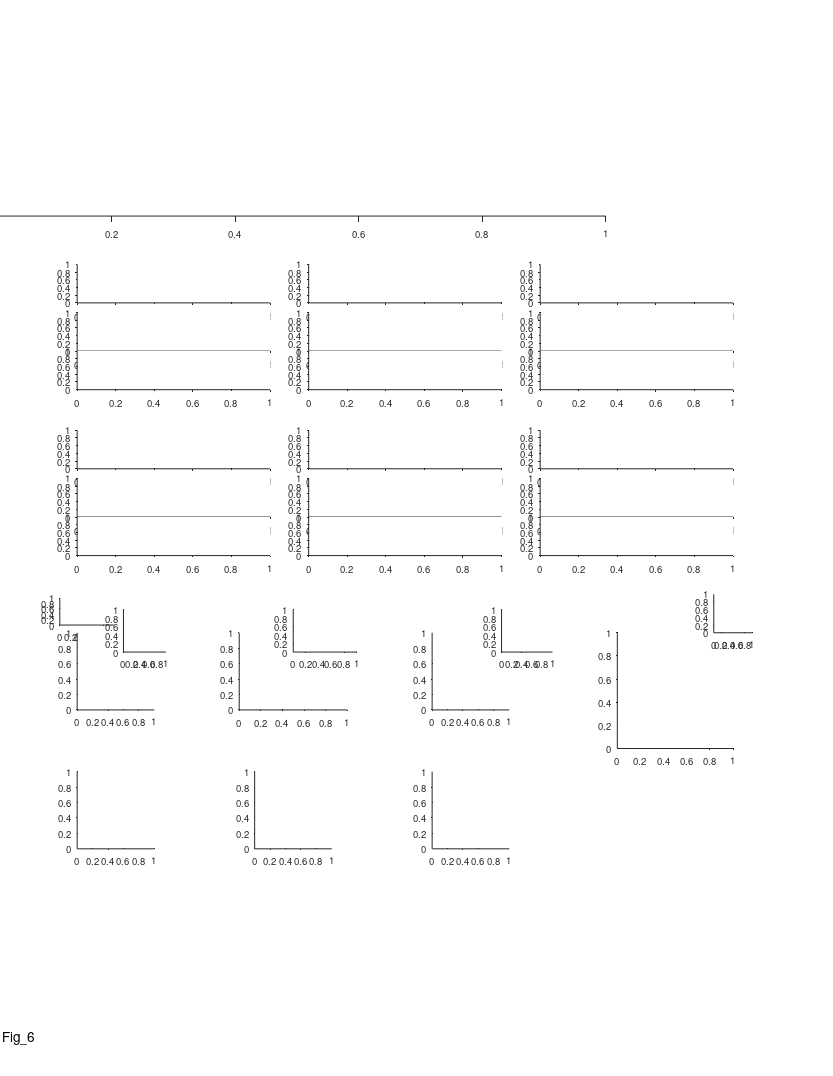

This chart was generated by the following MATLAB code: (Note: this script raises an error after producing the figure.)
%% Large Scale - fig 6 - Lab born vs Wild bats
%%
clear 
clc

%% plotting options
field_speed_opt = 1;
% corr_type = 'pearson';
corr_type = 'spearman';
match_TT_pos = false;

% examples_option = 5; %1:5
hist_normalization_option = 'probability'; %count
hist_Yscale_option = 'log';

color_Lab = [0    0.75    0];%[0.4940    0.1840    0.5560];
color_Wild = [0.3 0.25 0.2];%color_wild = [0.65 0.6 0.65];
color_wild_text = [0.45 0.4 0.45];
Lab_alpha = 0.35;
Wild_alpha = 0.6;

%% add data folders to path
addpath('L:\processed_data_structs');

%% define output files
res_dir =  'L:\paper_figures';
mkdir(res_dir)
fig_name_str = 'Fig_6';
fig_caption_str = ' ';
log_name_str = [fig_name_str '_log_file' '.txt'];
log_name_str = strrep(log_name_str , ':', '-');
log_name_str = strrep(log_name_str , ' ', '_');
log_name_out = fullfile(res_dir, log_name_str);

%% open log file
diary off
diary(log_name_out)
diary on
disp('Log file');
disp(['created: ', datestr(clock)]);
disp('======================================================');
disp([fig_name_str ':' fig_caption_str]);   
disp('======================================================');
disp('');


%% create figure
% figure_size_cm = [21.0 29.7]; % ~A4
figure_size_cm = [21.6 27.9]; % ~US letter
figure ;
% Some WYSIWYG options:
set(gcf,'DefaultAxesFontSize',7);
set(gcf,'DefaultAxesFontName','helvetica');
set(gcf,'DefaultAxesUnits','centimeters');
set(gcf,'PaperType','usletter')
% set(gcf,'PaperType','<custom>');
set(gcf,'PaperUnits','centimeters','PaperPosition',[0 0 figure_size_cm]);
set(gcf,'PaperOrientation','portrait');
set(gcf,'Units','centimeters','Position',get(gcf,'paperPosition')+[0 0 0 0]); % position on screen...
set(gcf, 'Renderer', 'painters');
set(groot, 'defaultAxesTickDir', 'out');
set(groot,  'defaultAxesTickDirMode', 'manual');
annotation('textbox', [0.5 1 0 0], 'String',fig_name_str, 'HorizontalAlignment','center','Interpreter','none', 'FitBoxToText','on');

pause(0.2); % workaround to solve matlab automatically changing the axes positions...

% create panels

% panel_A    = axes('position', [ 1.5  22.3  12  2]); %before comments from the authors
panel_A    = axes('position', [ -0.3  22.3  16  2.3]); 

panel_B_size_raster = [5 1];
panel_B_size_FR_map = [5 1];
panel_B_pos = [2 13.5];
panel_B = [];
for ii=1:3
    for jj=1:2
        offset_x = (ii-1)*6;
        offset_y = (jj-1)*4.3;
        offset = panel_B_pos + [offset_x offset_y];
        panel_B(ii,jj,1) = axes('position', [offset+[0 2.25] panel_B_size_FR_map]);
        panel_B(ii,jj,2) = axes('position', [offset+[0 1   ] panel_B_size_raster]);
        panel_B(ii,jj,3) = axes('position', [offset+[0 0   ] panel_B_size_raster]);
    end
end
% panel_A = permute(panel_A,[2 1 3]);
panel_B = panel_B(:,2:-1:1,:);
panel_B = reshape(panel_B,[6 3]);

lab_wild_legend = axes('position', [1.55 11.7 1.4 0.7]);

panels_size = [2 2];
panel_C    = axes('position', [ 2    9.5  panels_size           ]);
panel_D    = axes('position', [ 6.2  9.5  panels_size.*[1.4 1]  ]);
panel_E    = axes('position', [ 11.2    9.5  panels_size           ]);
panel_F = axes('position', [ 2.0  5.9 panels_size          ]);
panel_G = axes('position', [ 6.6  5.9 panels_size          ]);
panel_H = axes('position', [ 11.2  5.9 panels_size          ]);
panel_I = axes('position', [ 16  8.5  3  3 ]);
panel_I_legend = axes('position', [18.5 11.5 1 1]);
% panel_I_legend = axes('position', [19.4 10.5 1 1]);
% panel_I = axes('position', [ 1.6  2.5   panels_size.*[1.4 1]          ]);
% panel_J = axes('position', [ 6.25  2.5   panels_size.*[1.4 1]          ]);
% panel_K = axes('position', [ 10.8  2.5  panels_size.*[1.4 1]          ]);

inset_size = [1.1 1.1];
panel_C_inset    = axes('position', [ 3.2    11  inset_size           ]);
panel_D_inset    = axes('position', [ 7.6    11  inset_size.*[1.5 1]  ]);
panel_E_inset    = axes('position', [ 13   11  inset_size.*[1.2 1]           ]);

%%
prm = PARAMS_GetAll();

%% Block Diagram

% Block_diagram_filename = 'Block_diagram_revised_lioraVersion.PNG';
Block_diagram_filename = 'L:\resources\Block_diagram_revised_lioraVersion.PNG';
axes(panel_A);
image = imread(Block_diagram_filename);
imshow(image(:,:,1:3));
text(-0.035,0.9, 'A', 'Units','normalized','FontWeight','bold');


%% load population data - directly from the "per-cell" structs
% prm = PARAMS_GetAll();
% cells_t = DS_get_cells_summary();
% bats = [9845, 102, 194];
% cells_t(~ismember(cells_t.bat, bats ),:) = [];
% cells_t([cells_t.remove]==1,:) = [];%cells chosen to remove because of repititions between days
% cells = cellfun(@(c)(cell_load_data(c,'details')), cells_t.cell_ID, 'UniformOutput',0);
% cells = [cells{:}];
% cells = [cells.details];
% cells(~contains({cells.brain_area}, 'CA1')) = [];
% cells(~ismember([cells.ClusterQuality], [2])) = [];
% % remove cells based on FR:
% cells = cellfun(@(c)(cell_load_data(c,'details','meanFR')), {cells.cell_ID}, 'UniformOutput',0);
% cells = [cells{:}];
% cells_details = [cells.details];
% cells_ID = {cells_details.cell_ID};
% meanFR = [cells.meanFR];
% cells_ID([meanFR.all]>prm.inclusion.interneuron_FR_thr)=[];
% % remove non-signif cells:
% cells = cellfun(@(c)(cell_load_data(c,'details','signif')), cells_ID, 'UniformOutput',0);
% cells = [cells{:}];
% signif = cat(1,cells.signif);
% signif = arrayfun(@(x)(x.TF), signif);
% signif = any(signif,2);
% cells_ID(~signif) = [];
% 
% clear cells stats cells_details cells_t
% cells = cellfun(@(c)(cell_load_data(c,'details','stats','meanFR','inclusion','signif','fields','FR_map','FE')), cells_ID, 'UniformOutput',0);
% cells = [cells{:}];
% save('Cells_lab.mat','cells');

%% load the data - from the total pre-compiled big struct for all cells
cells_lab = load('cells_lab.mat');
cells_lab = cells_lab.cells;
cells_lab_IDs = arrayfun(@(x)(x.cell_ID), cat(1,cells_lab.details), 'UniformOutput', false);

cells_details = load('cells_details_updated_TT_pos.mat');
cells_details = cells_details.cells;
cells = load('cells_bat_200m.mat');
cells = cells.cells;
for ii_cell = 1:length(cells)
    cells(ii_cell).details = cells_details(ii_cell).details; %updated TT pos
end
cells_wild = cells;

if match_TT_pos
    % remove cells based on TT position:
    details_lab = cat(1,cells_lab.details);
    details_wild = cat(1,cells_wild.details);
    TT_pos_proximodistal_prc_lab = arrayfun(@(x)(x.TT_pos_proximodistal_prc), details_lab);
    TT_pos_proximodistal_prc_wild = arrayfun(@(x)(x.TT_pos_proximodistal_prc), details_wild);
    
    max_lab = prctile(TT_pos_proximodistal_prc_lab,98);
    min_lab = prctile(TT_pos_proximodistal_prc_lab,2);
    max_wild = prctile(TT_pos_proximodistal_prc_wild,98);
    min_wild = prctile(TT_pos_proximodistal_prc_wild,2);
    
    TT_desired_pos = [max(min_wild,min_lab),min(max_wild,max_lab)];
    
    IX_desired_pos_lab = and(TT_pos_proximodistal_prc_lab>=TT_desired_pos(1), ...
        TT_pos_proximodistal_prc_lab<=TT_desired_pos(2));
%     cells_ID(~IX_desired_pos_lab) = [];
%     cells = cellfun(@(c)(cell_load_data(c,'details','stats','meanFR','stats','inclusion','signif','fields','FR_map','FE')), cells_ID, 'UniformOutput',0);
%     cells_lab = [cells{:}];
    cells_lab(~IX_desired_pos_lab) = [];

    IX_desired_pos_wild = and(TT_pos_proximodistal_prc_wild>=TT_desired_pos(1), ...
        TT_pos_proximodistal_prc_wild<=TT_desired_pos(2));
    cells_wild(~IX_desired_pos_wild) = [];
end

%% FR map + rasters - 6 examples
cell_examples = {
            'b0194_d180516_TT4_SS04';
            'b0194_d180508_TT1_SS01';
            'b0194_d180611_TT4_SS01';
            'b0194_d180513_TT2_SS02';
            'b0102_d171012_TT4_SS01';
            'b0194_d180612_TT4_SS02'};

if 1
for ii_cell = 1:length(cell_examples)
    %%
    example_IX = find(strcmp(cells_lab_IDs,cell_examples{ii_cell}));
    cell = cells_lab(example_IX);
    
%     cell_ID = cell_examples{ii_cell};
%     cell = cell_load_data(cell_ID,'details','FR_map','fields','stats','FE');
    c = prm.graphics.colors.flight_directions;
    
    % map+fields
    axes(panel_B(ii_cell, 1));
    cla
    hold on
    maps=[cell.FR_map.all];
    x = maps(1).bin_centers;
    y = cat(1,maps.PSTH);
    m = round(max(y(:)));
    ylimits = [0 m+1];
    % low-speed area
    area_lowerval = ylimits(1) - 0.23*range(ylimits);
    area_upperval = ylimits(1) - 1e-2*range(ylimits);
    area([4 cell.stats.all.valid_speed_pos(1)]    , repelem(area_upperval,2), area_lowerval, 'FaceColor',0.7*[1 1 1],'EdgeColor','none','ShowBaseLine','off','Clipping','off');
    area([cell.stats.all.valid_speed_pos(2) 194], repelem(area_upperval,2), area_lowerval, 'FaceColor',0.7*[1 1 1],'EdgeColor','none','ShowBaseLine','off','Clipping','off');
    h=plot(x,y);
    [h.Color] = disperse(c);
    box off
    h=gca;
    h.TickDir = 'out';
    h.XTick = [];
    h.YTick = [0 m];
    h.YLim = ylimits;
    h.XLim = [0 200];
    
    % fields
    dir_offsets = [-0.1 -0.17]+0.015;
    for ii_dir=1:2
        fields = cell.fields{ii_dir};
        if isfield(fields,'in_low_speed_area')
            fields([fields.in_low_speed_area])=[];
        end
        for ii_field = 1:length(fields)
            
            [xaf,yaf] = ds2nfu(fields(ii_field).edges_prc, repelem(dir_offsets(ii_dir)*range(h.YLim),2));
            annotation('line',xaf,yaf,'Linewidth', 2, 'Color', c{ii_dir});
        end
    end
    
    
    % cell details
    cell_num_str_pos_x   = [0.50 0.50 0.50 0.50 0.50 0.50];
    cell_num_str_pos_y   = [1.05 1.05 1.05 1.05 1.05 1.05];
    cell_stats_str_pos_x = [0.95 0.95 0.95 0.97 0.95 0.95];
    cell_stats_str_pos_y = [1.2 1.05 1.07 1.15  1.06 1.05]+0.05;
%     h = text(cell_num_str_pos_x(ii_cell), cell_num_str_pos_y(ii_cell), cell_ID,...
%         'Units','normalized','HorizontalAlignment','center','VerticalAlignment','bottom','FontSize',8);
%     h.Interpreter='none';
    text(cell_num_str_pos_x(ii_cell), cell_num_str_pos_y(ii_cell), "Cell "+ ii_cell,...
        'Units','normalized','HorizontalAlignment','center','VerticalAlignment','bottom','FontSize',8);
    switch ii_cell
        case {1,2,3,4,5,6,7,8}
            cell_stats_str = {  sprintf('max=%.1fm', cell.stats.all.field_largest);...
                                sprintf('min=%.1fm', cell.stats.all.field_smallest);...
                                sprintf('ratio=%.1f', cell.stats.all.field_ratio_LS);...
%                                 sprintf('Iso dis=%.1f', cell.stats.all.IsoDist);...
                             };
            text(cell_stats_str_pos_x(ii_cell), cell_stats_str_pos_y(ii_cell)-0*0.23, cell_stats_str{1},...
                'Units','normalized','HorizontalAlignment','center','VerticalAlignment','Top','FontSize',6);
            text(cell_stats_str_pos_x(ii_cell), cell_stats_str_pos_y(ii_cell)-1*0.23, cell_stats_str{2},...
                'Units','normalized','HorizontalAlignment','center','VerticalAlignment','Top','FontSize',6);
            text(cell_stats_str_pos_x(ii_cell), cell_stats_str_pos_y(ii_cell)-2*0.23, cell_stats_str{3},...
                'Units','normalized','HorizontalAlignment','center','VerticalAlignment','Top','FontSize',6);
%             text(cell_stats_str_pos_x(ii_cell), cell_stats_str_pos_y(ii_cell)-3*0.23, cell_stats_str{4},...
%                 'Units','normalized','HorizontalAlignment','center','VerticalAlignment','Top','FontSize',6);
        case 9
            cell_stats_str = {  sprintf('single field=%.1fm', cell.fields{1}.width_prc) };
            text(cell_stats_str_pos_x(ii_cell), cell_stats_str_pos_y(ii_cell)-0*0.23, cell_stats_str{1},...
                'Units','normalized','HorizontalAlignment','center','VerticalAlignment','Top','FontSize',6);
    end
    
    % rasters
    FEs = [cell.FE];
    for ii_dir=1:2
        axes(panel_B(ii_cell, ii_dir+1));
        cla
        FE = FEs{ii_dir};
        x = [FE.spikes_pos];
        [FE.number2] = disperse(1:length(FE));
        y = arrayfun(@(FE)(FE.number2*ones(1,FE.num_spikes)),FE,'UniformOutput',0);
        y = [y{:}];
        plot(x,y,'.','Color',c{ii_dir},'MarkerSize',0.05);
        box off
        h=gca;
        m = length(FE);
        h.YTick = [1 m];
        h.XLim = [0 200];
        h.YLim = [0 m+1];
        switch ii_dir
            case 1
                h.XTick = [];
                h.YTickLabel = {'',num2str(m)};
            case 2
                h.XTick = 0:50:200;
                h.XRuler.TickLabelGapOffset = -2;
                h.YTickLabel = {'1',num2str(m)};
                h.TickDir = 'out';
        end
    end
    % fields num (here to be above the 
    for ii_dir=1:2
        fields = cell.fields{ii_dir};
        if isfield(fields,'in_low_speed_area')
            fields([fields.in_low_speed_area])=[];
        end
        dir_offsets =2.05+[0.18 0];
        text(1.05, dir_offsets(ii_dir), num2str(length(fields)), 'Units','normalized', 'Color', c{ii_dir},...
            'HorizontalAlignment','right', 'VerticalAlignment','middle','FontSize',6);
    end
end

%% add x/y labels for specific panels
for ii = [4 5 6]
    axes(panel_B(ii, 3));
    xlabel('Position (m)', 'Units','normalized','Position',[0.5 -0.35]);
end
for ii = [1 4]
    axes(panel_B(ii, 3));
%     ylabel('Time (min)',   'Units','normalized','Position',[-0.1 1]);
    ylabel('Flight no.',   'Units','normalized','Position',[-0.1 1]);
    axes(panel_B(ii, 1));
    ylabel({'Firing rate';'(Hz)'},   'Units','normalized','Position',[-0.07 0.42]);
end
axes(panel_B(1, 1));
text(-0.25,1.6, 'B', 'Units','normalized','FontWeight','bold');


%% add direction arrows
arrow_x = 0.1 +[0 0.05];
arrow_y = repelem(0.815,2);
clear h
h(1)=annotation('arrow',arrow_x,      arrow_y+0.008,  'Color', prm.graphics.colors.flight_directions{1});
h(2)=annotation('arrow',flip(arrow_x),arrow_y      ,  'Color', prm.graphics.colors.flight_directions{2});
[h.HeadWidth] = disperse([5 5]);
[h.HeadLength] = disperse([5 5]);

end







% % % % % % % % % % % % % % % % % % % % % % % % % % % % % % % % % % % % % % 

%% legend:
axes(lab_wild_legend);
cla
box off
hax = gca;
h_app = annotation('rectangle',[0 0.3 0.25 0.25],'color', 'k', 'FaceColor',color_Lab, 'FaceAlpha',Lab_alpha, 'LineWidth', 0.01);
h_app.Parent = hax;
h_dis = annotation('rectangle',[0 0.7 0.25 0.25],'color','k', 'FaceColor',0.5*[1 1 1], 'LineWidth', 0.01);
h_dis.Parent = hax;
text(0.32,0.45,'Lab', 'HorizontalAlignment','left','FontSize',7);
text(0.32,0.85,'Wild', 'HorizontalAlignment','left','FontSize',7);
hax.Visible = 'off';

%% panel C - field count histogram
axes(panel_C);
cla
hold on
text(-0.6,1.25, 'C', 'Units','normalized','FontWeight','bold');
nFields_lab = nan(2,length(cells_lab));
for ii_dir = 1:2
    for ii_cell = 1:length(cells_lab)
        cell = cells_lab(ii_cell);
        % check signif per direction
        if ~cell.signif(ii_dir).TF
            continue;
        end
        nFields_lab(ii_dir,ii_cell) = cell.stats.dir(ii_dir).field_num;
    end
end
nFields_lab = nFields_lab(:);
nFields_lab(isnan(nFields_lab)) = [];

nFields_wild = nan(2,length(cells_wild));
for ii_dir = 1:2
    for ii_cell = 1:length(cells_wild)
        cell = cells_wild(ii_cell);
        % check signif per direction
        if ~cell.signif(ii_dir).TF
            continue;
        end
        nFields_wild(ii_dir,ii_cell) = cell.stats.dir(ii_dir).field_num;
    end
end
nFields_wild = nFields_wild(:);
nFields_wild(isnan(nFields_wild)) = [];

h = histogram(nFields_wild(:));
h.FaceColor = 0.5*[1 1 1];
h.BinEdges = 0.5+[0:20];
h.Data(h.Data > h.BinLimits(2)) = h.BinLimits(2);
h.Normalization = hist_normalization_option;

h = histogram(nFields_lab(:));
h.FaceColor = color_Lab;
h.FaceAlpha = Lab_alpha;
h.BinEdges = 0.5+[0:20];
h.Normalization = hist_normalization_option;
h.Data(h.Data > h.BinLimits(2)) = h.BinLimits(2);
xlabel({'No. of fields per direction'},'Units','normalized','Position',[0.5 -0.18]);
ha = gca;
ha.YScale = hist_Yscale_option;
ha.XLim = [0 h.BinLimits(2)];
ha.XTick = [0:10:30];
% % ha.XLim = [0 35];
% % ha.YLim = [0 40];
% % ha.XTick = [0:5:35];
% % ha.YTick = [0 40];
ha.TickDir='out';
ha.TickLength = [0.03 0.03];
switch hist_normalization_option
    case 'count'
        ylim([0.7e0 1.4e2])
        ha.YTick = [1 10 100];
        ha.YTickLabel = {'10 ^0';'10 ^1';'10 ^2'};
        ylabel('No. of cells', 'Units','normalized','Position',[-0.28 0.5])
    case 'probability'
        if strcmp(hist_Yscale_option,'log')
            ylim([0.001 0.5])
            ha.YTick = [0.01 0.1];
            ha.YTickLabel = {'10^{-2}';'10^{-1}'};
        else
            ylim([0 0.2])
            ha.YTick = [0 0.2];
        end
        ylabel('Fraction of cells', 'Units','normalized','Position',[-0.33 0.5])
end
ha.XRuler.TickLabelGapMultiplier = -0.3;
ha.YRuler.TickLabelGapMultiplier = 0.001;

%% panel C Inset
axes(panel_C_inset);
cla
hold on
h = histogram(nFields_wild(:));
h.FaceColor = 0.5*[1 1 1];
h.BinEdges = 0.5+[0:20];
h.Data(h.Data > h.BinLimits(2)) = h.BinLimits(2);
h.Normalization = hist_normalization_option;

h = histogram(nFields_lab(:));
h.FaceColor = color_Lab;
h.FaceAlpha = Lab_alpha;
h.BinEdges = 0.5+[0:20];
h.Normalization = hist_normalization_option;
h.Data(h.Data > h.BinLimits(2)) = h.BinLimits(2);
ha = gca;
ha.YScale = 'Linear';
ha.XLim = [0 h.BinLimits(2)];
ha.XTick = [0 10 20];
ha.TickDir='out';
ha.TickLength = [0.03 0.03];
ylim([0 0.2])
ha.YTick = [0 0.1 0.2];
ha.XRuler.TickLabelGapMultiplier = -0.3;
ha.YRuler.TickLabelGapMultiplier = 0.001;

%% panel F - field count bars
axes(panel_F);
cla
hold on
text(-0.6,1.15, 'F', 'Units','normalized','FontWeight','bold');

% [~,P_KS] = kstest2(nFields_lab(:), nFields_wild(:));
% text(1.5,0.8, sprintf('P_{KS} = %.02f',P_KS),'Units','normalized','FontSize',7,'HorizontalAlignment','right');
% [~,P_ttest] = ttest2(nFields_lab(:), nFields_wild(:));
[P_wilcoxon,~,wilcoxon_stats] = ranksum(nFields_lab(:), nFields_wild(:));

nFields_lab_noNans = nFields_lab(:); nFields_lab_noNans(isnan(nFields_lab_noNans)) = [];
nFields_wild_noNans = nFields_wild(:); nFields_wild_noNans(isnan(nFields_wild_noNans)) = [];
% text(1,0.8, sprintf('N = %d',length(nFields_lab_noNans)),'Units','normalized','FontSize',7,'HorizontalAlignment','right','color',color_Lab);
% text(1,0.7, sprintf('N = %d',length(nFields_wild_noNans)),'Units','normalized','FontSize',7,'HorizontalAlignment','right','color',0.5*[1 1 1]);

% % bar version:
% x = [1,2];
% y = [mean(nFields_lab_noNans(:)),mean(nFields_wild_noNans(:))];
% hb = bar(x,y);
% hb.FaceColor = 'flat';
% hb.CData = [color_Lab; 0.5*[1 1 1]];
% sem_lab = std(nFields_lab_noNans(:))/sqrt(length(nFields_lab_noNans(:)));
% sem_wild = std(nFields_wild_noNans(:))/sqrt(length(nFields_wild_noNans(:)));
% 
% he=errorbar(x,y,[sem_lab sem_wild]);
% he.CapSize = 2;
% he.LineStyle = 'none';
% he.Color = 'k';
% h=gca;
% h.XTick = [1 2];
% h.XTickLabels = {'Lab','Wild'};
% h.TickLength = [0.03 0.03];

% boxplot version:
plot_boxplot(nFields_lab_noNans,nFields_wild_noNans,gca,[0 0.75 0],[0.5 0.5 0.5])
h = gca;
h.XTickLabels = {'Lab','Wild'};
h.TickLength = [0.03 0.03];


ylabel({'No. of fields', 'per direction'}, 'Units','normalized','Position',[-0.22 0.5])
h.XRuler.TickLabelGapMultiplier = -0.2;
h.YRuler.TickLabelGapMultiplier = -0.05;

text(1.4,0.85, sprintf('P = %.02f',P_wilcoxon),'Units','normalized','FontSize',7,'HorizontalAlignment','right');

%% panel D - field size histogram
axes(panel_D);
cla
hold on
text(-0.37,1.25, 'D', 'Units','normalized','FontWeight','bold');
fields_size_lab = [];
for ii_dir = 1:2
    for ii_cell = 1:length(cells_lab)
        cell = cells_lab(ii_cell);
        if ~cell.signif(ii_dir).TF % check signif per direction
            continue;
        end
        fields = cell.fields{ii_dir};
        fields([fields.in_low_speed_area]) = []; % remove fields in low speed area
        fields_size_lab = [fields_size_lab fields.width_prc];
    end
end
fields_size_wild = [];
for ii_dir = 1:2
    for ii_cell = 1:length(cells_wild)
        cell = cells_wild(ii_cell);
        if ~cell.signif(ii_dir).TF % check signif per direction
            continue;
        end
        fields = cell.fields{ii_dir};
        fields([fields.in_low_speed_area]) = []; % remove fields in low speed area
        fields_size_wild = [fields_size_wild fields.width_prc];
    end
end
h = histogram(fields_size_wild);
h.FaceColor = 0.5*[1 1 1];
% h.NumBins = 33;
h.BinWidth = 1;
h.Normalization = hist_normalization_option;
h = histogram(fields_size_lab);
h.FaceColor = color_Lab;
h.FaceAlpha = Lab_alpha;
% h.NumBins = 33;
h.BinWidth = 1;
h.Normalization = hist_normalization_option;
ha=gca;
ha.YScale = hist_Yscale_option;
xlabel('Field size (m)','Units','normalized','Position',[0.5 -0.18]);
ha = gca;
% % ha.XLim = [0 35];
% ha.YLim = [0.8 300];
% % ha.XTick = [0:5:35];
switch hist_normalization_option
    case 'count'
        ylim([0.8 300])
        ha.YTick = [1 10 100];
        ha.YTickLabel = {'10 ^0';'10 ^1';'10 ^2'};
        ylabel('Counts', 'Units','normalized','Position',[-0.28 0.5])
    case 'probability'
        if strcmp(hist_Yscale_option,'log')
            ylim([0.0005 0.5])
            ha.YTick = [0.001 0.01 0.1];
            ha.YTickLabel = {'10^{-3}';'10^{-2}';'10^{-1}'};
        else
            ylim([0 0.25])
            ha.YTick = [0 0.25];
        end
        ylabel('Fraction of fields', 'Units','normalized','Position',[-0.23 0.5])
end
ha.TickDir='out';
ha.TickLength = [0.03 0.03];
ha.XRuler.TickLabelGapMultiplier = -0.3;
ha.YRuler.TickLabelGapMultiplier = 0.001;

%% panel D Inset
axes(panel_D_inset);
cla
hold on

h = histogram(fields_size_wild);
h.FaceColor = 0.5*[1 1 1];
h.BinWidth = 1;
h.Normalization = hist_normalization_option;
h = histogram(fields_size_lab);
h.FaceColor = color_Lab;
h.FaceAlpha = Lab_alpha;
h.BinWidth = 1;
h.Normalization = hist_normalization_option;
ha=gca;
ha.YScale = 'linear';
ha = gca;
ylim([0 0.3])
ha.XLim = [0 20];
ha.XTick = [0 10 20];
ha.YTick = [0 0.15 0.3];
ha.TickDir='out';
ha.TickLength = [0.03 0.03];
ha.XRuler.TickLabelGapMultiplier = -0.3;
ha.YRuler.TickLabelGapMultiplier = 0.001;

%% panel G - field size bars
axes(panel_G);
cla
hold on
text(-0.45,1.15, 'G', 'Units','normalized','FontWeight','bold');

% % bar plot version:
% x = [1,2];
% y = [mean(fields_size_lab),mean(fields_size_wild)];
% hb = bar(x,y);
% hb.FaceColor = 'flat';
% hb.CData = [color_Lab; 0.5*[1 1 1]];
% sem_lab = std(fields_size_lab)/sqrt(length(fields_size_lab));
% sem_wild = std(fields_size_wild)/sqrt(length(fields_size_wild));
% 
% he=errorbar(x,y,[sem_lab sem_wild]);
% he.CapSize = 2;
% he.LineStyle = 'none';
% he.Color = 'k';
% h=gca;
% h.XTick = [1 2];
% h.XTickLabels = {'Lab','Wild'};
% h.TickLength = [0.03 0.03];
% h.YLim = [0,7];

% boxplot version:
plot_boxplot(fields_size_lab,fields_size_wild,gca,[0 0.75 0],[0.5 0.5 0.5])
h = gca;
h.XTickLabels = {'Lab','Wild'};
h.TickLength = [0.03 0.03];
h.YLim = [0,10];

ylabel('Field size (m)', 'Units','normalized','Position',[-0.22 0.5])

% [~,P_KS] = kstest2(fields_size_lab, fields_size_wild);
% text(1.7,0.8, sprintf('P_{KS} = %0.2e',P_KS),'Units','normalized','FontSize',7,'HorizontalAlignment','right');
% text(1,0.8, sprintf('N = %d',length(fields_size_lab)),'Units','normalized','FontSize',7,'HorizontalAlignment','right','color',color_Lab);
% text(1,0.7, sprintf('N = %d',length(fields_size_wild)),'Units','normalized','FontSize',7,'HorizontalAlignment','right','color',0.5*[1 1 1]);
% [~,P_ttest] = ttest2(fields_size_lab, fields_size_wild);
% text(1.2,1, sprintf('P_{T} = %0.00e',P_ttest),'Units','normalized','FontSize',7,'HorizontalAlignment','right');
[P_wilcoxon,~,wilcoxon_stats] = ranksum(fields_size_lab, fields_size_wild);
text(1.5,0.85, sprintf('P = %0.00e',P_wilcoxon),'Units','normalized','FontSize',7,'HorizontalAlignment','right');
% [~,P_ttest_log] = ttest2(log(fields_size_lab), log(fields_size_wild));
% text(1.7,0.6, sprintf('P_{T(log)} = %0.00e',P_ttest_log),'Units','normalized','FontSize',7,'HorizontalAlignment','right');

h.XRuler.TickLabelGapMultiplier = -0.2;
h.YRuler.TickLabelGapMultiplier = -0.05;

%% panel E - field ratio (largest/smallest)
axes(panel_E);
cla
hold on
text(-0.55,1.25, 'E', 'Units','normalized','FontWeight','bold');
LS_field_ratio_all_lab = nan(1,length(cells_lab));
LS_field_ratio_dir = nan(2,length(cells_lab));
for ii_cell = 1:length(cells_lab)
    cell = cells_lab(ii_cell);
    % pooled stats - check at least one direction is signif
    if any([cell.signif.TF])
        LS_field_ratio_all_lab(ii_cell) = cell.stats.all.field_ratio_LS;
    end
    % per dir stats - check signif per direction
    for ii_dir = 1:2
        if cell.signif(ii_dir).TF 
            LS_field_ratio_dir(ii_dir,ii_cell) = cell.stats.dir(ii_dir).field_ratio_LS;
        end
    end
end
LS_field_ratio_all_lab(isnan(LS_field_ratio_all_lab)) = [];

LS_field_ratio_all_wild = nan(1,length(cells_wild));
LS_field_ratio_dir = nan(2,length(cells_wild));
for ii_cell = 1:length(cells_wild)
    cell = cells_wild(ii_cell);
    % pooled stats - check at least one direction is signif
    if any([cell.signif.TF])
        LS_field_ratio_all_wild(ii_cell) = cell.stats.all.field_ratio_LS;
    end
    % per dir stats - check signif per direction
    for ii_dir = 1:2
        if cell.signif(ii_dir).TF 
            LS_field_ratio_dir(ii_dir,ii_cell) = cell.stats.dir(ii_dir).field_ratio_LS;
        end
    end
end
LS_field_ratio_all_wild(isnan(LS_field_ratio_all_wild)) = [];

nBinEdges = 9;
edges = logspace(0,log10(25),nBinEdges);
clear h

h(1) = histogram(LS_field_ratio_all_wild);
h(1).BinEdges = edges;
h(1).FaceColor = 0.5*[1 1 1];
h(1).Normalization = hist_normalization_option;

h(2) = histogram(LS_field_ratio_all_lab);
h(2).BinEdges = edges;
h(2).FaceColor = color_Lab;
h(2).FaceAlpha = Lab_alpha;
h(2).Normalization = hist_normalization_option;
ha=gca;
ha.YScale = hist_Yscale_option;
ha.XScale = 'log';
ha.XLim = [0 27];
% % ha.YLim = [0 10];
% % ha.YLim = [7e-1 120];
% ha.YLim = [0.7 max(h(1).Values)*1.1];
% % ha.XTick = [0:5:35];
ha.XTick = [1 2 5 10 20];
ha.TickDir='out';
ha.TickLength = [0.03 0.03];
switch hist_normalization_option
    case 'count'
        ha.YLim = [0.7 max(h(1).Values)*1.1];
        ha.YTick = [1 10 100];
        ha.YTickLabel = {'10 ^0';'10 ^1';'10 ^2'};
        ylabel('No. of cells', 'Units','normalized','Position',[-0.24 0.5])
    case 'probability'
        if strcmp(hist_Yscale_option,'log')
            ylim([0.002 0.5])
            ha.YTick = [0.01 0.1];
            ha.YTickLabel = {'10^{-2}';'10^{-1}'};
        else
            ylim([0 0.3])
            ha.YTick = [0 0.3];
        end
        ylabel('Fraction of cells', 'Units','normalized','Position',[-0.33 0.5])
end
ha.XRuler.TickLabelGapMultiplier = -0.35;
ha.YRuler.TickLabelGapMultiplier = 0.001;
xlabel({'Field size ratio';'largest/smallest'},'Units','normalized','Position',[0.5 -0.17]);

%% panel E Inset
axes(panel_E_inset);
cla
hold on
clear h

h(1) = histogram(LS_field_ratio_all_wild);
h(1).BinEdges = edges;
h(1).FaceColor = 0.5*[1 1 1];
h(1).Normalization = hist_normalization_option;

h(2) = histogram(LS_field_ratio_all_lab);
h(2).BinEdges = edges;
h(2).FaceColor = color_Lab;
h(2).FaceAlpha = Lab_alpha;
h(2).Normalization = hist_normalization_option;
ha=gca;
ha.YScale = 'linear';
ha.XScale = 'log';
ha.XLim = [0 27];
ha.XTick = [1 2 5 20];
ha.TickDir='out';
ha.TickLength = [0.03 0.03];
ylim([0 0.3])
ha.YTick = [0 0.15 0.3];
ha.XRuler.TickLabelGapMultiplier = -0.35;
ha.YRuler.TickLabelGapMultiplier = 0.001;

%% panel H - field ratio bars (largest/smallest)
axes(panel_H);
cla
hold on
text(-0.55,1.15, 'H', 'Units','normalized','FontWeight','bold');

LS_field_ratio_lab_noNans = LS_field_ratio_all_lab(~isnan(LS_field_ratio_all_lab));
LS_field_ratio_wild_noNans = LS_field_ratio_all_wild(~isnan(LS_field_ratio_all_wild));

% % % bar version:
% % x = [1,2];
% % y = [mean(LS_field_ratio_lab_noNans),mean(LS_field_ratio_wild_noNans)];
% % hb = bar(x,y);
% % hb.FaceColor = 'flat';
% % hb.CData = [color_Lab; 0.5*[1 1 1]];
% % sem_lab = std(LS_field_ratio_lab_noNans)/sqrt(length(LS_field_ratio_lab_noNans));
% % sem_wild = std(LS_field_ratio_wild_noNans)/sqrt(length(LS_field_ratio_wild_noNans));
% % 
% % he=errorbar(x,y,[sem_lab sem_wild]);
% % he.CapSize = 2;
% % he.LineStyle = 'none';
% % he.Color = 'k';
% % h=gca;
% % h.XTick = [1 2];
% % h.XTickLabels = {'Lab','Wild'};
% % h.TickLength = [0.03 0.03];
% % h.YLim = [0,6];

% boxplot version:
plot_boxplot(LS_field_ratio_lab_noNans,LS_field_ratio_wild_noNans,gca,[0 0.75 0],[0.5 0.5 0.5])
h = gca;
h.XTickLabels = {'Lab','Wild'};
h.TickLength = [0.03 0.03];

ylabel({'Field size ratio';'largest/smallest'}, 'Units','normalized','Position',[-0.17 0.5])

% [~,P_KS] = kstest2(LS_field_ratio_all_lab, LS_field_ratio_all_wild);
% text(1.5,0.8, sprintf('P_{KS} = %.02f',P_KS),'Units','normalized','FontSize',7,'HorizontalAlignment','right');
% LS_field_ratio_lab_noNans = LS_field_ratio_all_lab(~isnan(LS_field_ratio_all_lab));
% LS_field_ratio_wild_noNans = LS_field_ratio_all_wild(~isnan(LS_field_ratio_all_wild));
% text(1,0.8, sprintf('N = %d',length(LS_field_ratio_lab_noNans)),'Units','normalized','FontSize',7,'HorizontalAlignment','right','color',color_Lab);
% text(1,0.7, sprintf('N = %d',length(LS_field_ratio_wild_noNans)),'Units','normalized','FontSize',7,'HorizontalAlignment','right','color',0.5*[1 1 1]);
% [~,P_ttest] = ttest2(LS_field_ratio_all_lab, LS_field_ratio_all_wild);
% text(1.2,1, sprintf('P_{T} = %.02f',P_ttest),'Units','normalized','FontSize',7,'HorizontalAlignment','right');
[P_wilcoxon,~,wilcoxon_stats] = ranksum(LS_field_ratio_all_lab, LS_field_ratio_all_wild);
text(1.4,0.85, sprintf('P = %.02f',P_wilcoxon),'Units','normalized','FontSize',7,'HorizontalAlignment','right');

h.XRuler.TickLabelGapMultiplier = -0.2;
h.YRuler.TickLabelGapMultiplier = -0.05;

%% panel I - plot TT positions (only with signif cells!)
axes(panel_I);
cla
hold on
text(-0.3,1.18, 'I', 'Units','normalized','FontWeight','bold');

pop_signif_wild = cat(1,cells_wild.signif);
pop_signif_TF_wild = arrayfun(@(x)(x.TF), pop_signif_wild);
signif_wild_at_least_one_dir_IX = any(pop_signif_TF_wild,2);
pop_details_wild = cat(1,cells_wild.details);
pop_details_wild(~signif_wild_at_least_one_dir_IX) = [];
[TT_ID_wild, IX] = unique({pop_details_wild(:).TT_ID});
TT_pos_PD_wild = [pop_details_wild(IX).TT_pos_proximodistal_prc];
TT_pos_Long_wild = [pop_details_wild(IX).TT_pos_longitudinal_prc];
scatter(TT_pos_PD_wild*100, TT_pos_Long_wild*100, 5, [0.5 0.5 0.5]);

pop_signif_lab = cat(1,cells_lab.signif);
pop_signif_TF_lab = arrayfun(@(x)(x.TF), pop_signif_lab);
signif_lab_at_least_one_dir_IX = any(pop_signif_TF_lab,2);
pop_details_lab = cat(1,cells_lab.details);
pop_details_lab(~signif_lab_at_least_one_dir_IX) = [];
[TT_ID_lab, IX] = unique({pop_details_lab(:).TT_name});
TT_pos_PD_lab = [pop_details_lab(IX).TT_pos_proximodistal_prc];
TT_pos_Long_lab = [pop_details_lab(IX).TT_pos_longitudinal_prc];
% move 2 TTs which are exactely on top of a wild TT:
TT_pos_PD_lab(1) = TT_pos_PD_lab(1)-0.01;
TT_pos_Long_lab(1) = TT_pos_Long_lab(1)+0.001;
TT_pos_PD_lab(4) = TT_pos_PD_lab(4)-0.01;
TT_pos_Long_lab(4) = TT_pos_Long_lab(4)+0.001;

scatter(TT_pos_PD_lab*100, TT_pos_Long_lab*100, 5, color_Lab);

xlim([0 100])
ylim([16 22]);
set(gca,'ytick',16:2:22);
xlabel('Proximo-distal axis (%)');
ylabel('Longitudinal axis (%)');

%% legend panel
axes(panel_I_legend);
cla
hold on
prm = PARAMS_GetAll();
scatter(0,2,10,[0.5 0.5 0.5]);
scatter(0,1,10,color_Lab);
text(0+0.2, 2, 'Wild', 'FontSize',7,'HorizontalAlignment','Left');
text(0+0.2, 1, 'Lab', 'FontSize',7,'HorizontalAlignment','Left');
xlim([0 1]);
ylim([0 3]);
set(gca,'Visible','off');



%% print/save the figure
% fig_name_out = fullfile(res_dir, sprintf('%s__corr_%s_%d_paramset_%d',fig_name_str,corr_type,field_speed_opt,prm.parmaset));
% fig_name_out = fullfile(res_dir, sprintf('%s__example%d',fig_name_str,examples_option));
% if match_TT_pos
%     fig_name_out = fullfile(res_dir, sprintf('%s_revised_nan_corrected',[fig_name_str '_match_TT_pos']));
% else
%     fig_name_out = fullfile(res_dir, sprintf('%s_revised_',fig_name_str));
% end
fig_name_out = fullfile(res_dir, fig_name_str);

print(gcf, fig_name_out, '-dpdf', '-cmyk', '-painters');
% print(gcf, fig_name_out, '-dtiff', '-cmyk', '-painters');
% saveas(gcf , fig_name_out, 'fig');
disp('figure was successfully saved to pdf/tiff/fig formats');
